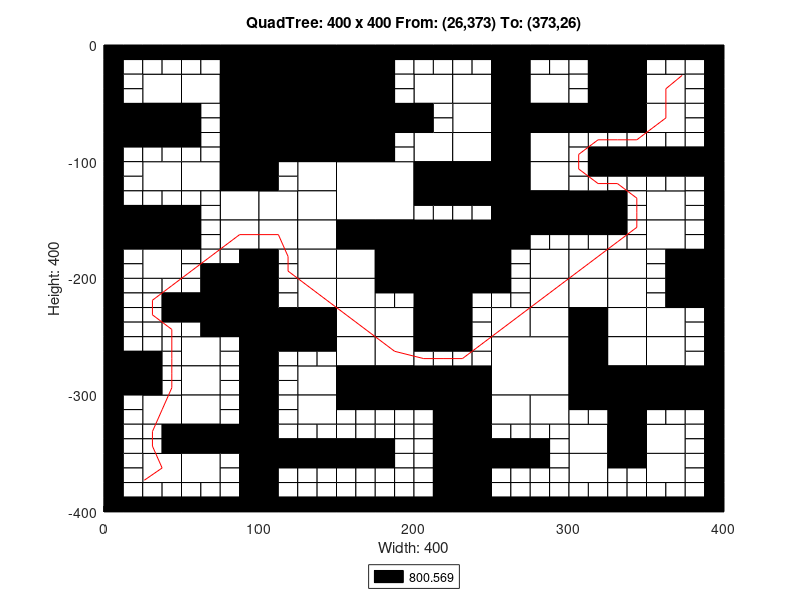

MATLAB code to generate this figure:
axis([0 400 -400 0]);
title('QuadTree: 400 x 400 From: (26,373) To: (373,26)');
xlabel('Width: 400');
ylabel('Height: 400');
rectangle('Position',[100 -50 50 50], 'FaceColor',[0 0 0]);
rectangle('Position',[100 -100 50 50], 'FaceColor',[0 0 0]);
rectangle('Position',[150 -150 50 50], 'FaceColor',[1 1 1]);
rectangle('Position',[200 -200 50 50], 'FaceColor',[0 0 0]);
rectangle('Position',[250 -300 50 50], 'FaceColor',[1 1 1]);
rectangle('Position',[25 -50 25 25], 'FaceColor',[1 1 1]);
rectangle('Position',[75 -25 25 25], 'FaceColor',[0 0 0]);
rectangle('Position',[50 -50 25 25], 'FaceColor',[1 1 1]);
rectangle('Position',[75 -50 25 25], 'FaceColor',[0 0 0]);
rectangle('Position',[0 -75 25 25], 'FaceColor',[0 0 0]);
rectangle('Position',[25 -75 25 25], 'FaceColor',[0 0 0]);
rectangle('Position',[75 -75 25 25], 'FaceColor',[0 0 0]);
rectangle('Position',[75 -100 25 25], 'FaceColor',[0 0 0]);
rectangle('Position',[150 -25 25 25], 'FaceColor',[0 0 0]);
rectangle('Position',[150 -50 25 25], 'FaceColor',[0 0 0]);
rectangle('Position',[150 -75 25 25], 'FaceColor',[0 0 0]);
rectangle('Position',[175 -75 25 25], 'FaceColor',[0 0 0]);
rectangle('Position',[150 -100 25 25], 'FaceColor',[0 0 0]);
rectangle('Position',[25 -125 25 25], 'FaceColor',[1 1 1]);
rectangle('Position',[50 -125 25 25], 'FaceColor',[1 1 1]);
rectangle('Position',[75 -125 25 25], 'FaceColor',[0 0 0]);
rectangle('Position',[75 -150 25 25], 'FaceColor',[1 1 1]);
rectangle('Position',[0 -175 25 25], 'FaceColor',[0 0 0]);
rectangle('Position',[25 -175 25 25], 'FaceColor',[0 0 0]);
rectangle('Position',[25 -200 25 25], 'FaceColor',[1 1 1]);
rectangle('Position',[75 -175 25 25], 'FaceColor',[1 1 1]);
rectangle('Position',[125 -125 25 25], 'FaceColor',[1 1 1]);
rectangle('Position',[100 -150 25 25], 'FaceColor',[1 1 1]);
rectangle('Position',[125 -150 25 25], 'FaceColor',[1 1 1]);
rectangle('Position',[100 -175 25 25], 'FaceColor',[1 1 1]);
rectangle('Position',[125 -175 25 25], 'FaceColor',[1 1 1]);
rectangle('Position',[125 -200 25 25], 'FaceColor',[1 1 1]);
rectangle('Position',[150 -175 25 25], 'FaceColor',[0 0 0]);
rectangle('Position',[175 -175 25 25], 'FaceColor',[0 0 0]);
rectangle('Position',[150 -200 25 25], 'FaceColor',[1 1 1]);
rectangle('Position',[175 -200 25 25], 'FaceColor',[0 0 0]);
rectangle('Position',[200 -50 25 25], 'FaceColor',[1 1 1]);
rectangle('Position',[225 -50 25 25], 'FaceColor',[1 1 1]);
rectangle('Position',[250 -25 25 25], 'FaceColor',[0 0 0]);
rectangle('Position',[250 -50 25 25], 'FaceColor',[0 0 0]);
rectangle('Position',[275 -50 25 25], 'FaceColor',[1 1 1]);
rectangle('Position',[225 -75 25 25], 'FaceColor',[1 1 1]);
rectangle('Position',[200 -100 25 25], 'FaceColor',[1 1 1]);
rectangle('Position',[225 -100 25 25], 'FaceColor',[1 1 1]);
rectangle('Position',[250 -75 25 25], 'FaceColor',[0 0 0]);
rectangle('Position',[275 -75 25 25], 'FaceColor',[0 0 0]);
rectangle('Position',[250 -100 25 25], 'FaceColor',[0 0 0]);
rectangle('Position',[275 -100 25 25], 'FaceColor',[1 1 1]);
rectangle('Position',[325 -25 25 25], 'FaceColor',[0 0 0]);
rectangle('Position',[325 -50 25 25], 'FaceColor',[0 0 0]);
rectangle('Position',[350 -50 25 25], 'FaceColor',[1 1 1]);
rectangle('Position',[300 -75 25 25], 'FaceColor',[0 0 0]);
rectangle('Position',[325 -75 25 25], 'FaceColor',[0 0 0]);
rectangle('Position',[350 -75 25 25], 'FaceColor',[1 1 1]);
rectangle('Position',[200 -125 25 25], 'FaceColor',[0 0 0]);
rectangle('Position',[225 -125 25 25], 'FaceColor',[0 0 0]);
rectangle('Position',[250 -125 25 25], 'FaceColor',[0 0 0]);
rectangle('Position',[275 -125 25 25], 'FaceColor',[1 1 1]);
rectangle('Position',[250 -150 25 25], 'FaceColor',[0 0 0]);
rectangle('Position',[275 -150 25 25], 'FaceColor',[0 0 0]);
rectangle('Position',[250 -175 25 25], 'FaceColor',[0 0 0]);
rectangle('Position',[275 -200 25 25], 'FaceColor',[1 1 1]);
rectangle('Position',[300 -150 25 25], 'FaceColor',[0 0 0]);
rectangle('Position',[350 -150 25 25], 'FaceColor',[1 1 1]);
rectangle('Position',[300 -200 25 25], 'FaceColor',[1 1 1]);
rectangle('Position',[325 -200 25 25], 'FaceColor',[1 1 1]);
rectangle('Position',[350 -175 25 25], 'FaceColor',[1 1 1]);
rectangle('Position',[375 -200 25 25], 'FaceColor',[0 0 0]);
rectangle('Position',[75 -225 25 25], 'FaceColor',[0 0 0]);
rectangle('Position',[75 -250 25 25], 'FaceColor',[0 0 0]);
rectangle('Position',[0 -300 25 25], 'FaceColor',[0 0 0]);
rectangle('Position',[50 -275 25 25], 'FaceColor',[1 1 1]);
rectangle('Position',[50 -300 25 25], 'FaceColor',[1 1 1]);
rectangle('Position',[125 -225 25 25], 'FaceColor',[1 1 1]);
rectangle('Position',[100 -250 25 25], 'FaceColor',[0 0 0]);
rectangle('Position',[125 -250 25 25], 'FaceColor',[0 0 0]);
rectangle('Position',[150 -225 25 25], 'FaceColor',[1 1 1]);
rectangle('Position',[150 -250 25 25], 'FaceColor',[1 1 1]);
rectangle('Position',[175 -250 25 25], 'FaceColor',[1 1 1]);
rectangle('Position',[125 -300 25 25], 'FaceColor',[1 1 1]);
rectangle('Position',[150 -275 25 25], 'FaceColor',[1 1 1]);
rectangle('Position',[175 -275 25 25], 'FaceColor',[1 1 1]);
rectangle('Position',[150 -300 25 25], 'FaceColor',[0 0 0]);
rectangle('Position',[175 -300 25 25], 'FaceColor',[0 0 0]);
rectangle('Position',[25 -325 25 25], 'FaceColor',[1 1 1]);
rectangle('Position',[50 -325 25 25], 'FaceColor',[1 1 1]);
rectangle('Position',[50 -350 25 25], 'FaceColor',[0 0 0]);
rectangle('Position',[75 -350 25 25], 'FaceColor',[0 0 0]);
rectangle('Position',[25 -375 25 25], 'FaceColor',[1 1 1]);
rectangle('Position',[50 -375 25 25], 'FaceColor',[1 1 1]);
rectangle('Position',[125 -325 25 25], 'FaceColor',[1 1 1]);
rectangle('Position',[200 -225 25 25], 'FaceColor',[0 0 0]);
rectangle('Position',[200 -250 25 25], 'FaceColor',[0 0 0]);
rectangle('Position',[275 -225 25 25], 'FaceColor',[1 1 1]);
rectangle('Position',[250 -250 25 25], 'FaceColor',[1 1 1]);
rectangle('Position',[275 -250 25 25], 'FaceColor',[1 1 1]);
rectangle('Position',[200 -300 25 25], 'FaceColor',[0 0 0]);
rectangle('Position',[225 -300 25 25], 'FaceColor',[0 0 0]);
rectangle('Position',[300 -225 25 25], 'FaceColor',[1 1 1]);
rectangle('Position',[325 -225 25 25], 'FaceColor',[1 1 1]);
rectangle('Position',[300 -250 25 25], 'FaceColor',[0 0 0]);
rectangle('Position',[325 -250 25 25], 'FaceColor',[1 1 1]);
rectangle('Position',[375 -225 25 25], 'FaceColor',[0 0 0]);
rectangle('Position',[350 -250 25 25], 'FaceColor',[1 1 1]);
rectangle('Position',[300 -275 25 25], 'FaceColor',[0 0 0]);
rectangle('Position',[325 -275 25 25], 'FaceColor',[1 1 1]);
rectangle('Position',[300 -300 25 25], 'FaceColor',[0 0 0]);
rectangle('Position',[325 -300 25 25], 'FaceColor',[0 0 0]);
rectangle('Position',[350 -275 25 25], 'FaceColor',[1 1 1]);
rectangle('Position',[350 -300 25 25], 'FaceColor',[0 0 0]);
rectangle('Position',[375 -300 25 25], 'FaceColor',[0 0 0]);
rectangle('Position',[225 -325 25 25], 'FaceColor',[0 0 0]);
rectangle('Position',[225 -350 25 25], 'FaceColor',[0 0 0]);
rectangle('Position',[250 -325 25 25], 'FaceColor',[1 1 1]);
rectangle('Position',[275 -325 25 25], 'FaceColor',[1 1 1]);
rectangle('Position',[225 -375 25 25], 'FaceColor',[0 0 0]);
rectangle('Position',[225 -400 25 25], 'FaceColor',[0 0 0]);
rectangle('Position',[325 -325 25 25], 'FaceColor',[0 0 0]);
rectangle('Position',[300 -350 25 25], 'FaceColor',[1 1 1]);
rectangle('Position',[325 -350 25 25], 'FaceColor',[0 0 0]);
rectangle('Position',[350 -350 25 25], 'FaceColor',[1 1 1]);
rectangle('Position',[300 -375 25 25], 'FaceColor',[1 1 1]);
rectangle('Position',[350 -375 25 25], 'FaceColor',[1 1 1]);
rectangle('Position',[0 -12.5 12.5 12.5], 'FaceColor',[0 0 0]);
rectangle('Position',[12.5 -12.5 12.5 12.5], 'FaceColor',[0 0 0]);
rectangle('Position',[0 -25 12.5 12.5], 'FaceColor',[0 0 0]);
rectangle('Position',[12.5 -25 12.5 12.5], 'FaceColor',[1 1 1]);
rectangle('Position',[25 -12.5 12.5 12.5], 'FaceColor',[0 0 0]);
rectangle('Position',[37.5 -12.5 12.5 12.5], 'FaceColor',[0 0 0]);
rectangle('Position',[25 -25 12.5 12.5], 'FaceColor',[1 1 1]);
rectangle('Position',[37.5 -25 12.5 12.5], 'FaceColor',[1 1 1]);
rectangle('Position',[0 -37.5 12.5 12.5], 'FaceColor',[0 0 0]);
rectangle('Position',[12.5 -37.5 12.5 12.5], 'FaceColor',[1 1 1]);
rectangle('Position',[0 -50 12.5 12.5], 'FaceColor',[0 0 0]);
rectangle('Position',[12.5 -50 12.5 12.5], 'FaceColor',[1 1 1]);
rectangle('Position',[50 -12.5 12.5 12.5], 'FaceColor',[0 0 0]);
rectangle('Position',[62.5 -12.5 12.5 12.5], 'FaceColor',[0 0 0]);
rectangle('Position',[50 -25 12.5 12.5], 'FaceColor',[1 1 1]);
rectangle('Position',[62.5 -25 12.5 12.5], 'FaceColor',[1 1 1]);
rectangle('Position',[0 -87.5 12.5 12.5], 'FaceColor',[0 0 0]);
rectangle('Position',[12.5 -87.5 12.5 12.5], 'FaceColor',[0 0 0]);
rectangle('Position',[0 -100 12.5 12.5], 'FaceColor',[0 0 0]);
rectangle('Position',[12.5 -100 12.5 12.5], 'FaceColor',[1 1 1]);
rectangle('Position',[25 -87.5 12.5 12.5], 'FaceColor',[0 0 0]);
rectangle('Position',[37.5 -87.5 12.5 12.5], 'FaceColor',[0 0 0]);
rectangle('Position',[25 -100 12.5 12.5], 'FaceColor',[1 1 1]);
rectangle('Position',[37.5 -100 12.5 12.5], 'FaceColor',[1 1 1]);
rectangle('Position',[50 -62.5 12.5 12.5], 'FaceColor',[0 0 0]);
rectangle('Position',[62.5 -62.5 12.5 12.5], 'FaceColor',[1 1 1]);
rectangle('Position',[50 -75 12.5 12.5], 'FaceColor',[0 0 0]);
rectangle('Position',[62.5 -75 12.5 12.5], 'FaceColor',[1 1 1]);
rectangle('Position',[50 -87.5 12.5 12.5], 'FaceColor',[0 0 0]);
rectangle('Position',[62.5 -87.5 12.5 12.5], 'FaceColor',[1 1 1]);
rectangle('Position',[50 -100 12.5 12.5], 'FaceColor',[1 1 1]);
rectangle('Position',[62.5 -100 12.5 12.5], 'FaceColor',[1 1 1]);
rectangle('Position',[175 -12.5 12.5 12.5], 'FaceColor',[0 0 0]);
rectangle('Position',[187.5 -12.5 12.5 12.5], 'FaceColor',[0 0 0]);
rectangle('Position',[175 -25 12.5 12.5], 'FaceColor',[0 0 0]);
rectangle('Position',[187.5 -25 12.5 12.5], 'FaceColor',[1 1 1]);
rectangle('Position',[175 -37.5 12.5 12.5], 'FaceColor',[0 0 0]);
rectangle('Position',[187.5 -37.5 12.5 12.5], 'FaceColor',[1 1 1]);
rectangle('Position',[175 -50 12.5 12.5], 'FaceColor',[0 0 0]);
rectangle('Position',[187.5 -50 12.5 12.5], 'FaceColor',[1 1 1]);
rectangle('Position',[175 -87.5 12.5 12.5], 'FaceColor',[0 0 0]);
rectangle('Position',[187.5 -87.5 12.5 12.5], 'FaceColor',[1 1 1]);
rectangle('Position',[175 -100 12.5 12.5], 'FaceColor',[0 0 0]);
rectangle('Position',[187.5 -100 12.5 12.5], 'FaceColor',[1 1 1]);
rectangle('Position',[0 -112.5 12.5 12.5], 'FaceColor',[0 0 0]);
rectangle('Position',[12.5 -112.5 12.5 12.5], 'FaceColor',[1 1 1]);
rectangle('Position',[0 -125 12.5 12.5], 'FaceColor',[0 0 0]);
rectangle('Position',[12.5 -125 12.5 12.5], 'FaceColor',[1 1 1]);
rectangle('Position',[0 -137.5 12.5 12.5], 'FaceColor',[0 0 0]);
rectangle('Position',[12.5 -137.5 12.5 12.5], 'FaceColor',[1 1 1]);
rectangle('Position',[0 -150 12.5 12.5], 'FaceColor',[0 0 0]);
rectangle('Position',[12.5 -150 12.5 12.5], 'FaceColor',[0 0 0]);
rectangle('Position',[25 -137.5 12.5 12.5], 'FaceColor',[1 1 1]);
rectangle('Position',[37.5 -137.5 12.5 12.5], 'FaceColor',[1 1 1]);
rectangle('Position',[25 -150 12.5 12.5], 'FaceColor',[0 0 0]);
rectangle('Position',[37.5 -150 12.5 12.5], 'FaceColor',[0 0 0]);
rectangle('Position',[50 -137.5 12.5 12.5], 'FaceColor',[1 1 1]);
rectangle('Position',[62.5 -137.5 12.5 12.5], 'FaceColor',[1 1 1]);
rectangle('Position',[50 -150 12.5 12.5], 'FaceColor',[0 0 0]);
rectangle('Position',[62.5 -150 12.5 12.5], 'FaceColor',[1 1 1]);
rectangle('Position',[0 -187.5 12.5 12.5], 'FaceColor',[0 0 0]);
rectangle('Position',[12.5 -187.5 12.5 12.5], 'FaceColor',[1 1 1]);
rectangle('Position',[0 -200 12.5 12.5], 'FaceColor',[0 0 0]);
rectangle('Position',[12.5 -200 12.5 12.5], 'FaceColor',[1 1 1]);
rectangle('Position',[50 -162.5 12.5 12.5], 'FaceColor',[0 0 0]);
rectangle('Position',[62.5 -162.5 12.5 12.5], 'FaceColor',[1 1 1]);
rectangle('Position',[50 -175 12.5 12.5], 'FaceColor',[0 0 0]);
rectangle('Position',[62.5 -175 12.5 12.5], 'FaceColor',[1 1 1]);
rectangle('Position',[50 -187.5 12.5 12.5], 'FaceColor',[1 1 1]);
rectangle('Position',[62.5 -187.5 12.5 12.5], 'FaceColor',[1 1 1]);
rectangle('Position',[50 -200 12.5 12.5], 'FaceColor',[1 1 1]);
rectangle('Position',[62.5 -200 12.5 12.5], 'FaceColor',[0 0 0]);
rectangle('Position',[75 -187.5 12.5 12.5], 'FaceColor',[1 1 1]);
rectangle('Position',[87.5 -187.5 12.5 12.5], 'FaceColor',[0 0 0]);
rectangle('Position',[75 -200 12.5 12.5], 'FaceColor',[0 0 0]);
rectangle('Position',[87.5 -200 12.5 12.5], 'FaceColor',[0 0 0]);
rectangle('Position',[100 -112.5 12.5 12.5], 'FaceColor',[0 0 0]);
rectangle('Position',[112.5 -112.5 12.5 12.5], 'FaceColor',[1 1 1]);
rectangle('Position',[100 -125 12.5 12.5], 'FaceColor',[0 0 0]);
rectangle('Position',[112.5 -125 12.5 12.5], 'FaceColor',[1 1 1]);
rectangle('Position',[100 -187.5 12.5 12.5], 'FaceColor',[0 0 0]);
rectangle('Position',[112.5 -187.5 12.5 12.5], 'FaceColor',[1 1 1]);
rectangle('Position',[100 -200 12.5 12.5], 'FaceColor',[0 0 0]);
rectangle('Position',[112.5 -200 12.5 12.5], 'FaceColor',[1 1 1]);
rectangle('Position',[200 -12.5 12.5 12.5], 'FaceColor',[0 0 0]);
rectangle('Position',[212.5 -12.5 12.5 12.5], 'FaceColor',[0 0 0]);
rectangle('Position',[200 -25 12.5 12.5], 'FaceColor',[1 1 1]);
rectangle('Position',[212.5 -25 12.5 12.5], 'FaceColor',[1 1 1]);
rectangle('Position',[225 -12.5 12.5 12.5], 'FaceColor',[0 0 0]);
rectangle('Position',[237.5 -12.5 12.5 12.5], 'FaceColor',[0 0 0]);
rectangle('Position',[225 -25 12.5 12.5], 'FaceColor',[1 1 1]);
rectangle('Position',[237.5 -25 12.5 12.5], 'FaceColor',[1 1 1]);
rectangle('Position',[275 -12.5 12.5 12.5], 'FaceColor',[0 0 0]);
rectangle('Position',[287.5 -12.5 12.5 12.5], 'FaceColor',[0 0 0]);
rectangle('Position',[275 -25 12.5 12.5], 'FaceColor',[1 1 1]);
rectangle('Position',[287.5 -25 12.5 12.5], 'FaceColor',[1 1 1]);
rectangle('Position',[200 -62.5 12.5 12.5], 'FaceColor',[0 0 0]);
rectangle('Position',[212.5 -62.5 12.5 12.5], 'FaceColor',[1 1 1]);
rectangle('Position',[200 -75 12.5 12.5], 'FaceColor',[0 0 0]);
rectangle('Position',[212.5 -75 12.5 12.5], 'FaceColor',[1 1 1]);
rectangle('Position',[300 -12.5 12.5 12.5], 'FaceColor',[0 0 0]);
rectangle('Position',[312.5 -12.5 12.5 12.5], 'FaceColor',[0 0 0]);
rectangle('Position',[300 -25 12.5 12.5], 'FaceColor',[1 1 1]);
rectangle('Position',[312.5 -25 12.5 12.5], 'FaceColor',[0 0 0]);
rectangle('Position',[300 -37.5 12.5 12.5], 'FaceColor',[1 1 1]);
rectangle('Position',[312.5 -37.5 12.5 12.5], 'FaceColor',[0 0 0]);
rectangle('Position',[300 -50 12.5 12.5], 'FaceColor',[1 1 1]);
rectangle('Position',[312.5 -50 12.5 12.5], 'FaceColor',[0 0 0]);
rectangle('Position',[350 -12.5 12.5 12.5], 'FaceColor',[0 0 0]);
rectangle('Position',[362.5 -12.5 12.5 12.5], 'FaceColor',[0 0 0]);
rectangle('Position',[350 -25 12.5 12.5], 'FaceColor',[1 1 1]);
rectangle('Position',[362.5 -25 12.5 12.5], 'FaceColor',[1 1 1]);
rectangle('Position',[375 -12.5 12.5 12.5], 'FaceColor',[0 0 0]);
rectangle('Position',[387.5 -12.5 12.5 12.5], 'FaceColor',[0 0 0]);
rectangle('Position',[375 -25 12.5 12.5], 'FaceColor',[1 1 1]);
rectangle('Position',[387.5 -25 12.5 12.5], 'FaceColor',[0 0 0]);
rectangle('Position',[375 -37.5 12.5 12.5], 'FaceColor',[1 1 1]);
rectangle('Position',[387.5 -37.5 12.5 12.5], 'FaceColor',[0 0 0]);
rectangle('Position',[375 -50 12.5 12.5], 'FaceColor',[1 1 1]);
rectangle('Position',[387.5 -50 12.5 12.5], 'FaceColor',[0 0 0]);
rectangle('Position',[300 -87.5 12.5 12.5], 'FaceColor',[1 1 1]);
rectangle('Position',[312.5 -87.5 12.5 12.5], 'FaceColor',[1 1 1]);
rectangle('Position',[300 -100 12.5 12.5], 'FaceColor',[1 1 1]);
rectangle('Position',[312.5 -100 12.5 12.5], 'FaceColor',[0 0 0]);
rectangle('Position',[325 -87.5 12.5 12.5], 'FaceColor',[1 1 1]);
rectangle('Position',[337.5 -87.5 12.5 12.5], 'FaceColor',[1 1 1]);
rectangle('Position',[325 -100 12.5 12.5], 'FaceColor',[0 0 0]);
rectangle('Position',[337.5 -100 12.5 12.5], 'FaceColor',[0 0 0]);
rectangle('Position',[375 -62.5 12.5 12.5], 'FaceColor',[1 1 1]);
rectangle('Position',[387.5 -62.5 12.5 12.5], 'FaceColor',[0 0 0]);
rectangle('Position',[375 -75 12.5 12.5], 'FaceColor',[1 1 1]);
rectangle('Position',[387.5 -75 12.5 12.5], 'FaceColor',[0 0 0]);
rectangle('Position',[350 -87.5 12.5 12.5], 'FaceColor',[1 1 1]);
rectangle('Position',[362.5 -87.5 12.5 12.5], 'FaceColor',[1 1 1]);
rectangle('Position',[350 -100 12.5 12.5], 'FaceColor',[0 0 0]);
rectangle('Position',[362.5 -100 12.5 12.5], 'FaceColor',[0 0 0]);
rectangle('Position',[375 -87.5 12.5 12.5], 'FaceColor',[1 1 1]);
rectangle('Position',[387.5 -87.5 12.5 12.5], 'FaceColor',[0 0 0]);
rectangle('Position',[375 -100 12.5 12.5], 'FaceColor',[0 0 0]);
rectangle('Position',[387.5 -100 12.5 12.5], 'FaceColor',[0 0 0]);
rectangle('Position',[200 -137.5 12.5 12.5], 'FaceColor',[0 0 0]);
rectangle('Position',[212.5 -137.5 12.5 12.5], 'FaceColor',[0 0 0]);
rectangle('Position',[200 -150 12.5 12.5], 'FaceColor',[1 1 1]);
rectangle('Position',[212.5 -150 12.5 12.5], 'FaceColor',[1 1 1]);
rectangle('Position',[225 -137.5 12.5 12.5], 'FaceColor',[0 0 0]);
rectangle('Position',[237.5 -137.5 12.5 12.5], 'FaceColor',[0 0 0]);
rectangle('Position',[225 -150 12.5 12.5], 'FaceColor',[1 1 1]);
rectangle('Position',[237.5 -150 12.5 12.5], 'FaceColor',[1 1 1]);
rectangle('Position',[275 -162.5 12.5 12.5], 'FaceColor',[0 0 0]);
rectangle('Position',[287.5 -162.5 12.5 12.5], 'FaceColor',[0 0 0]);
rectangle('Position',[275 -175 12.5 12.5], 'FaceColor',[1 1 1]);
rectangle('Position',[287.5 -175 12.5 12.5], 'FaceColor',[1 1 1]);
rectangle('Position',[250 -187.5 12.5 12.5], 'FaceColor',[0 0 0]);
rectangle('Position',[262.5 -187.5 12.5 12.5], 'FaceColor',[1 1 1]);
rectangle('Position',[250 -200 12.5 12.5], 'FaceColor',[0 0 0]);
rectangle('Position',[262.5 -200 12.5 12.5], 'FaceColor',[1 1 1]);
rectangle('Position',[300 -112.5 12.5 12.5], 'FaceColor',[1 1 1]);
rectangle('Position',[312.5 -112.5 12.5 12.5], 'FaceColor',[0 0 0]);
rectangle('Position',[300 -125 12.5 12.5], 'FaceColor',[1 1 1]);
rectangle('Position',[312.5 -125 12.5 12.5], 'FaceColor',[1 1 1]);
rectangle('Position',[325 -112.5 12.5 12.5], 'FaceColor',[0 0 0]);
rectangle('Position',[337.5 -112.5 12.5 12.5], 'FaceColor',[0 0 0]);
rectangle('Position',[325 -125 12.5 12.5], 'FaceColor',[1 1 1]);
rectangle('Position',[337.5 -125 12.5 12.5], 'FaceColor',[1 1 1]);
rectangle('Position',[325 -137.5 12.5 12.5], 'FaceColor',[0 0 0]);
rectangle('Position',[337.5 -137.5 12.5 12.5], 'FaceColor',[1 1 1]);
rectangle('Position',[325 -150 12.5 12.5], 'FaceColor',[0 0 0]);
rectangle('Position',[337.5 -150 12.5 12.5], 'FaceColor',[1 1 1]);
rectangle('Position',[350 -112.5 12.5 12.5], 'FaceColor',[0 0 0]);
rectangle('Position',[362.5 -112.5 12.5 12.5], 'FaceColor',[0 0 0]);
rectangle('Position',[350 -125 12.5 12.5], 'FaceColor',[1 1 1]);
rectangle('Position',[362.5 -125 12.5 12.5], 'FaceColor',[1 1 1]);
rectangle('Position',[375 -112.5 12.5 12.5], 'FaceColor',[0 0 0]);
rectangle('Position',[387.5 -112.5 12.5 12.5], 'FaceColor',[0 0 0]);
rectangle('Position',[375 -125 12.5 12.5], 'FaceColor',[1 1 1]);
rectangle('Position',[387.5 -125 12.5 12.5], 'FaceColor',[0 0 0]);
rectangle('Position',[375 -137.5 12.5 12.5], 'FaceColor',[1 1 1]);
rectangle('Position',[387.5 -137.5 12.5 12.5], 'FaceColor',[0 0 0]);
rectangle('Position',[375 -150 12.5 12.5], 'FaceColor',[1 1 1]);
rectangle('Position',[387.5 -150 12.5 12.5], 'FaceColor',[0 0 0]);
rectangle('Position',[300 -162.5 12.5 12.5], 'FaceColor',[0 0 0]);
rectangle('Position',[312.5 -162.5 12.5 12.5], 'FaceColor',[0 0 0]);
rectangle('Position',[300 -175 12.5 12.5], 'FaceColor',[1 1 1]);
rectangle('Position',[312.5 -175 12.5 12.5], 'FaceColor',[1 1 1]);
rectangle('Position',[325 -162.5 12.5 12.5], 'FaceColor',[0 0 0]);
rectangle('Position',[337.5 -162.5 12.5 12.5], 'FaceColor',[1 1 1]);
rectangle('Position',[325 -175 12.5 12.5], 'FaceColor',[1 1 1]);
rectangle('Position',[337.5 -175 12.5 12.5], 'FaceColor',[1 1 1]);
rectangle('Position',[375 -162.5 12.5 12.5], 'FaceColor',[1 1 1]);
rectangle('Position',[387.5 -162.5 12.5 12.5], 'FaceColor',[0 0 0]);
rectangle('Position',[375 -175 12.5 12.5], 'FaceColor',[1 1 1]);
rectangle('Position',[387.5 -175 12.5 12.5], 'FaceColor',[0 0 0]);
rectangle('Position',[350 -187.5 12.5 12.5], 'FaceColor',[1 1 1]);
rectangle('Position',[362.5 -187.5 12.5 12.5], 'FaceColor',[0 0 0]);
rectangle('Position',[350 -200 12.5 12.5], 'FaceColor',[1 1 1]);
rectangle('Position',[362.5 -200 12.5 12.5], 'FaceColor',[0 0 0]);
rectangle('Position',[0 -212.5 12.5 12.5], 'FaceColor',[0 0 0]);
rectangle('Position',[12.5 -212.5 12.5 12.5], 'FaceColor',[1 1 1]);
rectangle('Position',[0 -225 12.5 12.5], 'FaceColor',[0 0 0]);
rectangle('Position',[12.5 -225 12.5 12.5], 'FaceColor',[1 1 1]);
rectangle('Position',[25 -212.5 12.5 12.5], 'FaceColor',[1 1 1]);
rectangle('Position',[37.5 -212.5 12.5 12.5], 'FaceColor',[1 1 1]);
rectangle('Position',[25 -225 12.5 12.5], 'FaceColor',[1 1 1]);
rectangle('Position',[37.5 -225 12.5 12.5], 'FaceColor',[0 0 0]);
rectangle('Position',[0 -237.5 12.5 12.5], 'FaceColor',[0 0 0]);
rectangle('Position',[12.5 -237.5 12.5 12.5], 'FaceColor',[1 1 1]);
rectangle('Position',[0 -250 12.5 12.5], 'FaceColor',[0 0 0]);
rectangle('Position',[12.5 -250 12.5 12.5], 'FaceColor',[1 1 1]);
rectangle('Position',[25 -237.5 12.5 12.5], 'FaceColor',[1 1 1]);
rectangle('Position',[37.5 -237.5 12.5 12.5], 'FaceColor',[0 0 0]);
rectangle('Position',[25 -250 12.5 12.5], 'FaceColor',[1 1 1]);
rectangle('Position',[37.5 -250 12.5 12.5], 'FaceColor',[1 1 1]);
rectangle('Position',[50 -212.5 12.5 12.5], 'FaceColor',[1 1 1]);
rectangle('Position',[62.5 -212.5 12.5 12.5], 'FaceColor',[0 0 0]);
rectangle('Position',[50 -225 12.5 12.5], 'FaceColor',[0 0 0]);
rectangle('Position',[62.5 -225 12.5 12.5], 'FaceColor',[0 0 0]);
rectangle('Position',[50 -237.5 12.5 12.5], 'FaceColor',[0 0 0]);
rectangle('Position',[62.5 -237.5 12.5 12.5], 'FaceColor',[0 0 0]);
rectangle('Position',[50 -250 12.5 12.5], 'FaceColor',[1 1 1]);
rectangle('Position',[62.5 -250 12.5 12.5], 'FaceColor',[0 0 0]);
rectangle('Position',[0 -262.5 12.5 12.5], 'FaceColor',[0 0 0]);
rectangle('Position',[12.5 -262.5 12.5 12.5], 'FaceColor',[1 1 1]);
rectangle('Position',[0 -275 12.5 12.5], 'FaceColor',[0 0 0]);
rectangle('Position',[12.5 -275 12.5 12.5], 'FaceColor',[0 0 0]);
rectangle('Position',[25 -262.5 12.5 12.5], 'FaceColor',[1 1 1]);
rectangle('Position',[37.5 -262.5 12.5 12.5], 'FaceColor',[1 1 1]);
rectangle('Position',[25 -275 12.5 12.5], 'FaceColor',[0 0 0]);
rectangle('Position',[37.5 -275 12.5 12.5], 'FaceColor',[1 1 1]);
rectangle('Position',[25 -287.5 12.5 12.5], 'FaceColor',[0 0 0]);
rectangle('Position',[37.5 -287.5 12.5 12.5], 'FaceColor',[1 1 1]);
rectangle('Position',[25 -300 12.5 12.5], 'FaceColor',[0 0 0]);
rectangle('Position',[37.5 -300 12.5 12.5], 'FaceColor',[1 1 1]);
rectangle('Position',[75 -262.5 12.5 12.5], 'FaceColor',[1 1 1]);
rectangle('Position',[87.5 -262.5 12.5 12.5], 'FaceColor',[0 0 0]);
rectangle('Position',[75 -275 12.5 12.5], 'FaceColor',[1 1 1]);
rectangle('Position',[87.5 -275 12.5 12.5], 'FaceColor',[0 0 0]);
rectangle('Position',[75 -287.5 12.5 12.5], 'FaceColor',[1 1 1]);
rectangle('Position',[87.5 -287.5 12.5 12.5], 'FaceColor',[0 0 0]);
rectangle('Position',[75 -300 12.5 12.5], 'FaceColor',[1 1 1]);
rectangle('Position',[87.5 -300 12.5 12.5], 'FaceColor',[0 0 0]);
rectangle('Position',[100 -212.5 12.5 12.5], 'FaceColor',[0 0 0]);
rectangle('Position',[112.5 -212.5 12.5 12.5], 'FaceColor',[1 1 1]);
rectangle('Position',[100 -225 12.5 12.5], 'FaceColor',[0 0 0]);
rectangle('Position',[112.5 -225 12.5 12.5], 'FaceColor',[1 1 1]);
rectangle('Position',[175 -212.5 12.5 12.5], 'FaceColor',[0 0 0]);
rectangle('Position',[187.5 -212.5 12.5 12.5], 'FaceColor',[0 0 0]);
rectangle('Position',[175 -225 12.5 12.5], 'FaceColor',[1 1 1]);
rectangle('Position',[187.5 -225 12.5 12.5], 'FaceColor',[1 1 1]);
rectangle('Position',[100 -262.5 12.5 12.5], 'FaceColor',[0 0 0]);
rectangle('Position',[112.5 -262.5 12.5 12.5], 'FaceColor',[0 0 0]);
rectangle('Position',[100 -275 12.5 12.5], 'FaceColor',[0 0 0]);
rectangle('Position',[112.5 -275 12.5 12.5], 'FaceColor',[1 1 1]);
rectangle('Position',[125 -262.5 12.5 12.5], 'FaceColor',[0 0 0]);
rectangle('Position',[137.5 -262.5 12.5 12.5], 'FaceColor',[0 0 0]);
rectangle('Position',[125 -275 12.5 12.5], 'FaceColor',[1 1 1]);
rectangle('Position',[137.5 -275 12.5 12.5], 'FaceColor',[1 1 1]);
rectangle('Position',[100 -287.5 12.5 12.5], 'FaceColor',[0 0 0]);
rectangle('Position',[112.5 -287.5 12.5 12.5], 'FaceColor',[1 1 1]);
rectangle('Position',[100 -300 12.5 12.5], 'FaceColor',[0 0 0]);
rectangle('Position',[112.5 -300 12.5 12.5], 'FaceColor',[1 1 1]);
rectangle('Position',[0 -312.5 12.5 12.5], 'FaceColor',[0 0 0]);
rectangle('Position',[12.5 -312.5 12.5 12.5], 'FaceColor',[1 1 1]);
rectangle('Position',[0 -325 12.5 12.5], 'FaceColor',[0 0 0]);
rectangle('Position',[12.5 -325 12.5 12.5], 'FaceColor',[1 1 1]);
rectangle('Position',[0 -337.5 12.5 12.5], 'FaceColor',[0 0 0]);
rectangle('Position',[12.5 -337.5 12.5 12.5], 'FaceColor',[1 1 1]);
rectangle('Position',[0 -350 12.5 12.5], 'FaceColor',[0 0 0]);
rectangle('Position',[12.5 -350 12.5 12.5], 'FaceColor',[1 1 1]);
rectangle('Position',[25 -337.5 12.5 12.5], 'FaceColor',[1 1 1]);
rectangle('Position',[37.5 -337.5 12.5 12.5], 'FaceColor',[0 0 0]);
rectangle('Position',[25 -350 12.5 12.5], 'FaceColor',[1 1 1]);
rectangle('Position',[37.5 -350 12.5 12.5], 'FaceColor',[0 0 0]);
rectangle('Position',[75 -312.5 12.5 12.5], 'FaceColor',[1 1 1]);
rectangle('Position',[87.5 -312.5 12.5 12.5], 'FaceColor',[0 0 0]);
rectangle('Position',[75 -325 12.5 12.5], 'FaceColor',[1 1 1]);
rectangle('Position',[87.5 -325 12.5 12.5], 'FaceColor',[0 0 0]);
rectangle('Position',[0 -362.5 12.5 12.5], 'FaceColor',[0 0 0]);
rectangle('Position',[12.5 -362.5 12.5 12.5], 'FaceColor',[1 1 1]);
rectangle('Position',[0 -375 12.5 12.5], 'FaceColor',[0 0 0]);
rectangle('Position',[12.5 -375 12.5 12.5], 'FaceColor',[1 1 1]);
rectangle('Position',[0 -387.5 12.5 12.5], 'FaceColor',[0 0 0]);
rectangle('Position',[12.5 -387.5 12.5 12.5], 'FaceColor',[1 1 1]);
rectangle('Position',[0 -400 12.5 12.5], 'FaceColor',[0 0 0]);
rectangle('Position',[12.5 -400 12.5 12.5], 'FaceColor',[0 0 0]);
rectangle('Position',[25 -387.5 12.5 12.5], 'FaceColor',[1 1 1]);
rectangle('Position',[37.5 -387.5 12.5 12.5], 'FaceColor',[1 1 1]);
rectangle('Position',[25 -400 12.5 12.5], 'FaceColor',[0 0 0]);
rectangle('Position',[37.5 -400 12.5 12.5], 'FaceColor',[0 0 0]);
rectangle('Position',[75 -362.5 12.5 12.5], 'FaceColor',[1 1 1]);
rectangle('Position',[87.5 -362.5 12.5 12.5], 'FaceColor',[0 0 0]);
rectangle('Position',[75 -375 12.5 12.5], 'FaceColor',[1 1 1]);
rectangle('Position',[87.5 -375 12.5 12.5], 'FaceColor',[0 0 0]);
rectangle('Position',[50 -387.5 12.5 12.5], 'FaceColor',[1 1 1]);
rectangle('Position',[62.5 -387.5 12.5 12.5], 'FaceColor',[1 1 1]);
rectangle('Position',[50 -400 12.5 12.5], 'FaceColor',[0 0 0]);
rectangle('Position',[62.5 -400 12.5 12.5], 'FaceColor',[0 0 0]);
rectangle('Position',[75 -387.5 12.5 12.5], 'FaceColor',[1 1 1]);
rectangle('Position',[87.5 -387.5 12.5 12.5], 'FaceColor',[0 0 0]);
rectangle('Position',[75 -400 12.5 12.5], 'FaceColor',[0 0 0]);
rectangle('Position',[87.5 -400 12.5 12.5], 'FaceColor',[0 0 0]);
rectangle('Position',[100 -312.5 12.5 12.5], 'FaceColor',[0 0 0]);
rectangle('Position',[112.5 -312.5 12.5 12.5], 'FaceColor',[1 1 1]);
rectangle('Position',[100 -325 12.5 12.5], 'FaceColor',[0 0 0]);
rectangle('Position',[112.5 -325 12.5 12.5], 'FaceColor',[1 1 1]);
rectangle('Position',[100 -337.5 12.5 12.5], 'FaceColor',[0 0 0]);
rectangle('Position',[112.5 -337.5 12.5 12.5], 'FaceColor',[1 1 1]);
rectangle('Position',[100 -350 12.5 12.5], 'FaceColor',[0 0 0]);
rectangle('Position',[112.5 -350 12.5 12.5], 'FaceColor',[0 0 0]);
rectangle('Position',[125 -337.5 12.5 12.5], 'FaceColor',[1 1 1]);
rectangle('Position',[137.5 -337.5 12.5 12.5], 'FaceColor',[1 1 1]);
rectangle('Position',[125 -350 12.5 12.5], 'FaceColor',[0 0 0]);
rectangle('Position',[137.5 -350 12.5 12.5], 'FaceColor',[0 0 0]);
rectangle('Position',[150 -312.5 12.5 12.5], 'FaceColor',[0 0 0]);
rectangle('Position',[162.5 -312.5 12.5 12.5], 'FaceColor',[0 0 0]);
rectangle('Position',[150 -325 12.5 12.5], 'FaceColor',[1 1 1]);
rectangle('Position',[162.5 -325 12.5 12.5], 'FaceColor',[1 1 1]);
rectangle('Position',[175 -312.5 12.5 12.5], 'FaceColor',[0 0 0]);
rectangle('Position',[187.5 -312.5 12.5 12.5], 'FaceColor',[0 0 0]);
rectangle('Position',[175 -325 12.5 12.5], 'FaceColor',[1 1 1]);
rectangle('Position',[187.5 -325 12.5 12.5], 'FaceColor',[1 1 1]);
rectangle('Position',[150 -337.5 12.5 12.5], 'FaceColor',[1 1 1]);
rectangle('Position',[162.5 -337.5 12.5 12.5], 'FaceColor',[1 1 1]);
rectangle('Position',[150 -350 12.5 12.5], 'FaceColor',[0 0 0]);
rectangle('Position',[162.5 -350 12.5 12.5], 'FaceColor',[0 0 0]);
rectangle('Position',[175 -337.5 12.5 12.5], 'FaceColor',[1 1 1]);
rectangle('Position',[187.5 -337.5 12.5 12.5], 'FaceColor',[1 1 1]);
rectangle('Position',[175 -350 12.5 12.5], 'FaceColor',[0 0 0]);
rectangle('Position',[187.5 -350 12.5 12.5], 'FaceColor',[1 1 1]);
rectangle('Position',[100 -362.5 12.5 12.5], 'FaceColor',[0 0 0]);
rectangle('Position',[112.5 -362.5 12.5 12.5], 'FaceColor',[0 0 0]);
rectangle('Position',[100 -375 12.5 12.5], 'FaceColor',[0 0 0]);
rectangle('Position',[112.5 -375 12.5 12.5], 'FaceColor',[1 1 1]);
rectangle('Position',[125 -362.5 12.5 12.5], 'FaceColor',[0 0 0]);
rectangle('Position',[137.5 -362.5 12.5 12.5], 'FaceColor',[0 0 0]);
rectangle('Position',[125 -375 12.5 12.5], 'FaceColor',[1 1 1]);
rectangle('Position',[137.5 -375 12.5 12.5], 'FaceColor',[1 1 1]);
rectangle('Position',[100 -387.5 12.5 12.5], 'FaceColor',[0 0 0]);
rectangle('Position',[112.5 -387.5 12.5 12.5], 'FaceColor',[1 1 1]);
rectangle('Position',[100 -400 12.5 12.5], 'FaceColor',[0 0 0]);
rectangle('Position',[112.5 -400 12.5 12.5], 'FaceColor',[0 0 0]);
rectangle('Position',[125 -387.5 12.5 12.5], 'FaceColor',[1 1 1]);
rectangle('Position',[137.5 -387.5 12.5 12.5], 'FaceColor',[1 1 1]);
rectangle('Position',[125 -400 12.5 12.5], 'FaceColor',[0 0 0]);
rectangle('Position',[137.5 -400 12.5 12.5], 'FaceColor',[0 0 0]);
rectangle('Position',[150 -362.5 12.5 12.5], 'FaceColor',[0 0 0]);
rectangle('Position',[162.5 -362.5 12.5 12.5], 'FaceColor',[0 0 0]);
rectangle('Position',[150 -375 12.5 12.5], 'FaceColor',[1 1 1]);
rectangle('Position',[162.5 -375 12.5 12.5], 'FaceColor',[1 1 1]);
rectangle('Position',[175 -362.5 12.5 12.5], 'FaceColor',[0 0 0]);
rectangle('Position',[187.5 -362.5 12.5 12.5], 'FaceColor',[1 1 1]);
rectangle('Position',[175 -375 12.5 12.5], 'FaceColor',[1 1 1]);
rectangle('Position',[187.5 -375 12.5 12.5], 'FaceColor',[1 1 1]);
rectangle('Position',[150 -387.5 12.5 12.5], 'FaceColor',[1 1 1]);
rectangle('Position',[162.5 -387.5 12.5 12.5], 'FaceColor',[1 1 1]);
rectangle('Position',[150 -400 12.5 12.5], 'FaceColor',[0 0 0]);
rectangle('Position',[162.5 -400 12.5 12.5], 'FaceColor',[0 0 0]);
rectangle('Position',[175 -387.5 12.5 12.5], 'FaceColor',[1 1 1]);
rectangle('Position',[187.5 -387.5 12.5 12.5], 'FaceColor',[1 1 1]);
rectangle('Position',[175 -400 12.5 12.5], 'FaceColor',[0 0 0]);
rectangle('Position',[187.5 -400 12.5 12.5], 'FaceColor',[0 0 0]);
rectangle('Position',[225 -212.5 12.5 12.5], 'FaceColor',[0 0 0]);
rectangle('Position',[237.5 -212.5 12.5 12.5], 'FaceColor',[0 0 0]);
rectangle('Position',[225 -225 12.5 12.5], 'FaceColor',[0 0 0]);
rectangle('Position',[237.5 -225 12.5 12.5], 'FaceColor',[1 1 1]);
rectangle('Position',[225 -237.5 12.5 12.5], 'FaceColor',[0 0 0]);
rectangle('Position',[237.5 -237.5 12.5 12.5], 'FaceColor',[1 1 1]);
rectangle('Position',[225 -250 12.5 12.5], 'FaceColor',[0 0 0]);
rectangle('Position',[237.5 -250 12.5 12.5], 'FaceColor',[1 1 1]);
rectangle('Position',[250 -212.5 12.5 12.5], 'FaceColor',[0 0 0]);
rectangle('Position',[262.5 -212.5 12.5 12.5], 'FaceColor',[1 1 1]);
rectangle('Position',[250 -225 12.5 12.5], 'FaceColor',[1 1 1]);
rectangle('Position',[262.5 -225 12.5 12.5], 'FaceColor',[1 1 1]);
rectangle('Position',[200 -262.5 12.5 12.5], 'FaceColor',[0 0 0]);
rectangle('Position',[212.5 -262.5 12.5 12.5], 'FaceColor',[0 0 0]);
rectangle('Position',[200 -275 12.5 12.5], 'FaceColor',[1 1 1]);
rectangle('Position',[212.5 -275 12.5 12.5], 'FaceColor',[1 1 1]);
rectangle('Position',[225 -262.5 12.5 12.5], 'FaceColor',[0 0 0]);
rectangle('Position',[237.5 -262.5 12.5 12.5], 'FaceColor',[1 1 1]);
rectangle('Position',[225 -275 12.5 12.5], 'FaceColor',[1 1 1]);
rectangle('Position',[237.5 -275 12.5 12.5], 'FaceColor',[1 1 1]);
rectangle('Position',[350 -212.5 12.5 12.5], 'FaceColor',[1 1 1]);
rectangle('Position',[362.5 -212.5 12.5 12.5], 'FaceColor',[0 0 0]);
rectangle('Position',[350 -225 12.5 12.5], 'FaceColor',[1 1 1]);
rectangle('Position',[362.5 -225 12.5 12.5], 'FaceColor',[0 0 0]);
rectangle('Position',[375 -237.5 12.5 12.5], 'FaceColor',[1 1 1]);
rectangle('Position',[387.5 -237.5 12.5 12.5], 'FaceColor',[0 0 0]);
rectangle('Position',[375 -250 12.5 12.5], 'FaceColor',[1 1 1]);
rectangle('Position',[387.5 -250 12.5 12.5], 'FaceColor',[0 0 0]);
rectangle('Position',[375 -262.5 12.5 12.5], 'FaceColor',[1 1 1]);
rectangle('Position',[387.5 -262.5 12.5 12.5], 'FaceColor',[0 0 0]);
rectangle('Position',[375 -275 12.5 12.5], 'FaceColor',[1 1 1]);
rectangle('Position',[387.5 -275 12.5 12.5], 'FaceColor',[0 0 0]);
rectangle('Position',[200 -312.5 12.5 12.5], 'FaceColor',[0 0 0]);
rectangle('Position',[212.5 -312.5 12.5 12.5], 'FaceColor',[0 0 0]);
rectangle('Position',[200 -325 12.5 12.5], 'FaceColor',[1 1 1]);
rectangle('Position',[212.5 -325 12.5 12.5], 'FaceColor',[0 0 0]);
rectangle('Position',[200 -337.5 12.5 12.5], 'FaceColor',[1 1 1]);
rectangle('Position',[212.5 -337.5 12.5 12.5], 'FaceColor',[0 0 0]);
rectangle('Position',[200 -350 12.5 12.5], 'FaceColor',[1 1 1]);
rectangle('Position',[212.5 -350 12.5 12.5], 'FaceColor',[0 0 0]);
rectangle('Position',[250 -337.5 12.5 12.5], 'FaceColor',[1 1 1]);
rectangle('Position',[262.5 -337.5 12.5 12.5], 'FaceColor',[1 1 1]);
rectangle('Position',[250 -350 12.5 12.5], 'FaceColor',[0 0 0]);
rectangle('Position',[262.5 -350 12.5 12.5], 'FaceColor',[0 0 0]);
rectangle('Position',[275 -337.5 12.5 12.5], 'FaceColor',[1 1 1]);
rectangle('Position',[287.5 -337.5 12.5 12.5], 'FaceColor',[1 1 1]);
rectangle('Position',[275 -350 12.5 12.5], 'FaceColor',[0 0 0]);
rectangle('Position',[287.5 -350 12.5 12.5], 'FaceColor',[1 1 1]);
rectangle('Position',[200 -362.5 12.5 12.5], 'FaceColor',[1 1 1]);
rectangle('Position',[212.5 -362.5 12.5 12.5], 'FaceColor',[0 0 0]);
rectangle('Position',[200 -375 12.5 12.5], 'FaceColor',[1 1 1]);
rectangle('Position',[212.5 -375 12.5 12.5], 'FaceColor',[0 0 0]);
rectangle('Position',[200 -387.5 12.5 12.5], 'FaceColor',[1 1 1]);
rectangle('Position',[212.5 -387.5 12.5 12.5], 'FaceColor',[0 0 0]);
rectangle('Position',[200 -400 12.5 12.5], 'FaceColor',[0 0 0]);
rectangle('Position',[212.5 -400 12.5 12.5], 'FaceColor',[0 0 0]);
rectangle('Position',[250 -362.5 12.5 12.5], 'FaceColor',[0 0 0]);
rectangle('Position',[262.5 -362.5 12.5 12.5], 'FaceColor',[0 0 0]);
rectangle('Position',[250 -375 12.5 12.5], 'FaceColor',[1 1 1]);
rectangle('Position',[262.5 -375 12.5 12.5], 'FaceColor',[1 1 1]);
rectangle('Position',[275 -362.5 12.5 12.5], 'FaceColor',[0 0 0]);
rectangle('Position',[287.5 -362.5 12.5 12.5], 'FaceColor',[1 1 1]);
rectangle('Position',[275 -375 12.5 12.5], 'FaceColor',[1 1 1]);
rectangle('Position',[287.5 -375 12.5 12.5], 'FaceColor',[1 1 1]);
rectangle('Position',[250 -387.5 12.5 12.5], 'FaceColor',[1 1 1]);
rectangle('Position',[262.5 -387.5 12.5 12.5], 'FaceColor',[1 1 1]);
rectangle('Position',[250 -400 12.5 12.5], 'FaceColor',[0 0 0]);
rectangle('Position',[262.5 -400 12.5 12.5], 'FaceColor',[0 0 0]);
rectangle('Position',[275 -387.5 12.5 12.5], 'FaceColor',[1 1 1]);
rectangle('Position',[287.5 -387.5 12.5 12.5], 'FaceColor',[1 1 1]);
rectangle('Position',[275 -400 12.5 12.5], 'FaceColor',[0 0 0]);
rectangle('Position',[287.5 -400 12.5 12.5], 'FaceColor',[0 0 0]);
rectangle('Position',[300 -312.5 12.5 12.5], 'FaceColor',[0 0 0]);
rectangle('Position',[312.5 -312.5 12.5 12.5], 'FaceColor',[0 0 0]);
rectangle('Position',[300 -325 12.5 12.5], 'FaceColor',[1 1 1]);
rectangle('Position',[312.5 -325 12.5 12.5], 'FaceColor',[1 1 1]);
rectangle('Position',[350 -312.5 12.5 12.5], 'FaceColor',[0 0 0]);
rectangle('Position',[362.5 -312.5 12.5 12.5], 'FaceColor',[0 0 0]);
rectangle('Position',[350 -325 12.5 12.5], 'FaceColor',[1 1 1]);
rectangle('Position',[362.5 -325 12.5 12.5], 'FaceColor',[1 1 1]);
rectangle('Position',[375 -312.5 12.5 12.5], 'FaceColor',[0 0 0]);
rectangle('Position',[387.5 -312.5 12.5 12.5], 'FaceColor',[0 0 0]);
rectangle('Position',[375 -325 12.5 12.5], 'FaceColor',[1 1 1]);
rectangle('Position',[387.5 -325 12.5 12.5], 'FaceColor',[0 0 0]);
rectangle('Position',[375 -337.5 12.5 12.5], 'FaceColor',[1 1 1]);
rectangle('Position',[387.5 -337.5 12.5 12.5], 'FaceColor',[0 0 0]);
rectangle('Position',[375 -350 12.5 12.5], 'FaceColor',[1 1 1]);
rectangle('Position',[387.5 -350 12.5 12.5], 'FaceColor',[0 0 0]);
rectangle('Position',[325 -362.5 12.5 12.5], 'FaceColor',[0 0 0]);
rectangle('Position',[337.5 -362.5 12.5 12.5], 'FaceColor',[0 0 0]);
rectangle('Position',[325 -375 12.5 12.5], 'FaceColor',[1 1 1]);
rectangle('Position',[337.5 -375 12.5 12.5], 'FaceColor',[1 1 1]);
rectangle('Position',[300 -387.5 12.5 12.5], 'FaceColor',[1 1 1]);
rectangle('Position',[312.5 -387.5 12.5 12.5], 'FaceColor',[1 1 1]);
rectangle('Position',[300 -400 12.5 12.5], 'FaceColor',[0 0 0]);
rectangle('Position',[312.5 -400 12.5 12.5], 'FaceColor',[0 0 0]);
rectangle('Position',[325 -387.5 12.5 12.5], 'FaceColor',[1 1 1]);
rectangle('Position',[337.5 -387.5 12.5 12.5], 'FaceColor',[1 1 1]);
rectangle('Position',[325 -400 12.5 12.5], 'FaceColor',[0 0 0]);
rectangle('Position',[337.5 -400 12.5 12.5], 'FaceColor',[0 0 0]);
rectangle('Position',[375 -362.5 12.5 12.5], 'FaceColor',[1 1 1]);
rectangle('Position',[387.5 -362.5 12.5 12.5], 'FaceColor',[0 0 0]);
rectangle('Position',[375 -375 12.5 12.5], 'FaceColor',[1 1 1]);
rectangle('Position',[387.5 -375 12.5 12.5], 'FaceColor',[0 0 0]);
rectangle('Position',[350 -387.5 12.5 12.5], 'FaceColor',[1 1 1]);
rectangle('Position',[362.5 -387.5 12.5 12.5], 'FaceColor',[1 1 1]);
rectangle('Position',[350 -400 12.5 12.5], 'FaceColor',[0 0 0]);
rectangle('Position',[362.5 -400 12.5 12.5], 'FaceColor',[0 0 0]);
rectangle('Position',[375 -387.5 12.5 12.5], 'FaceColor',[1 1 1]);
rectangle('Position',[387.5 -387.5 12.5 12.5], 'FaceColor',[0 0 0]);
rectangle('Position',[375 -400 12.5 12.5], 'FaceColor',[0 0 0]);
rectangle('Position',[387.5 -400 12.5 12.5], 'FaceColor',[0 0 0]);
X=[373,362.5,362.5,343.75,331.25,318.75,306.25,306.25,318.75,331.25,343.75,343.75,343.75,331.25,312.5,287.5,262.5,243.75,231.25,218.75,206.25,187.5,162.5,137.5,118.75,118.75,112.5,87.5,68.75,56.25,43.75,31.25,31.25,43.75,43.75,43.75,43.75,43.75,37.5,31.25,31.25,37.5,26];
Y=[-26,-37.5,-62.5,-81.25,-81.25,-81.25,-93.75,-106.25,-118.75,-118.75,-131.25,-143.75,-156.25,-168.75,-187.5,-212.5,-237.5,-256.25,-268.75,-268.75,-268.75,-262.5,-237.5,-212.5,-193.75,-181.25,-162.5,-162.5,-181.25,-193.75,-206.25,-218.75,-231.25,-243.75,-256.25,-268.75,-281.25,-293.75,-312.5,-331.25,-343.75,-362.5,-373];
hold on;
plot(X,Y,'r');
legend('800.569','Location','southoutside');
